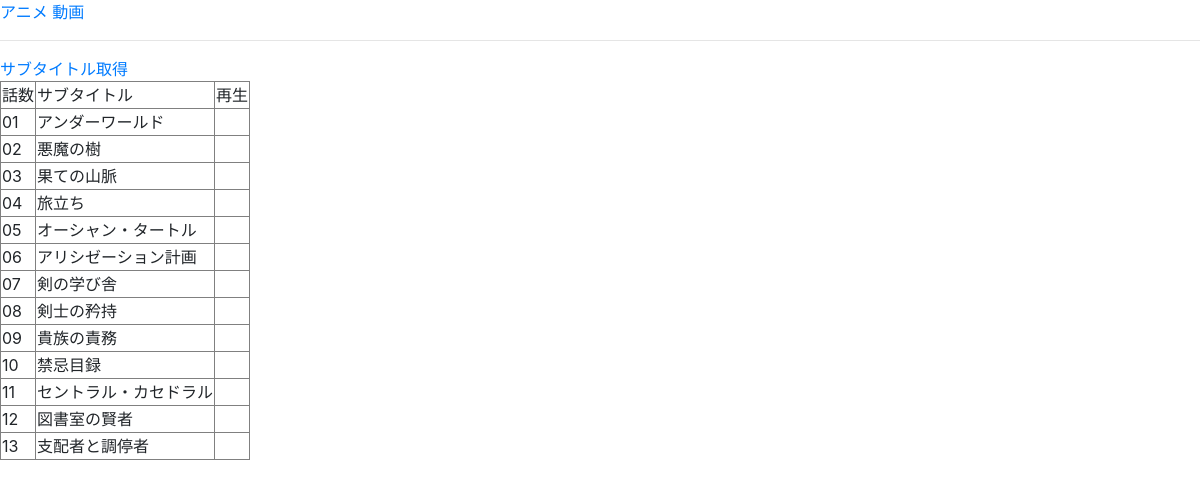
Page /animes/detail?tid=5049 on the committed database.
### animes/models.py (models this page shows)
class SubTitle(models.Model):
    tid = models.CharField(max_length=4,blank=False)
    rno = models.CharField(max_length=3,blank=False)
    subtitle = models.CharField(max_length=100)
    class Meta:
        unique_together = (("tid","rno"))

### animes/views.py (the view)
# urls.py: path('detail', views.openDetail, name="OpenDetails"),
def openDetail(request):
    list = SubTitle.objects.filter(tid=request.GET['tid'])
    return render(request, 'animes/detail.html', {'list' : list, 'tid': request.GET['tid']})

### animes/templates/animes/detail.html (shortened to what this page needs)
{% extends 'base.html' %}
{% block body %}
<div>
	<hr>
	<a href="{% url 'animes:GetSubTitles' %}?tid={{ tid }}">サブタイトル取得</a>
	<table border="1">
		<thead>
			<tr>
				<td>話数</td>
				<td>サブタイトル</td>
				<td>再生</td>
			</tr>
		</thead>
		<tbody>
			{% for item in list %}
			<tr>
				<td>{{ item.rno }}</td>
				<td>{{ item.subtitle }}</td>
				<td></td>
			</tr>
			{% endfor %}
		</tbody>
	</table>
</div>
{% endblock %}

### rows in the picture
SubTitle: rno "01", subtitle "アンダーワールド"
SubTitle: rno "02", subtitle "悪魔の樹"
SubTitle: rno "03", subtitle "果ての山脈"
SubTitle: rno "04", subtitle "旅立ち"
SubTitle: rno "05", subtitle "オーシャン・タートル"
SubTitle: rno "06", subtitle "アリシゼーション計画"
SubTitle: rno "07", subtitle "剣の学び舎"
SubTitle: rno "08", subtitle "剣士の矜持"
SubTitle: rno "09", subtitle "貴族の責務"
SubTitle: rno "10", subtitle "禁忌目録"
SubTitle: rno "11", subtitle "セントラル・カセドラル"
SubTitle: rno "12", subtitle "図書室の賢者"
SubTitle: rno "13", subtitle "支配者と調停者"
